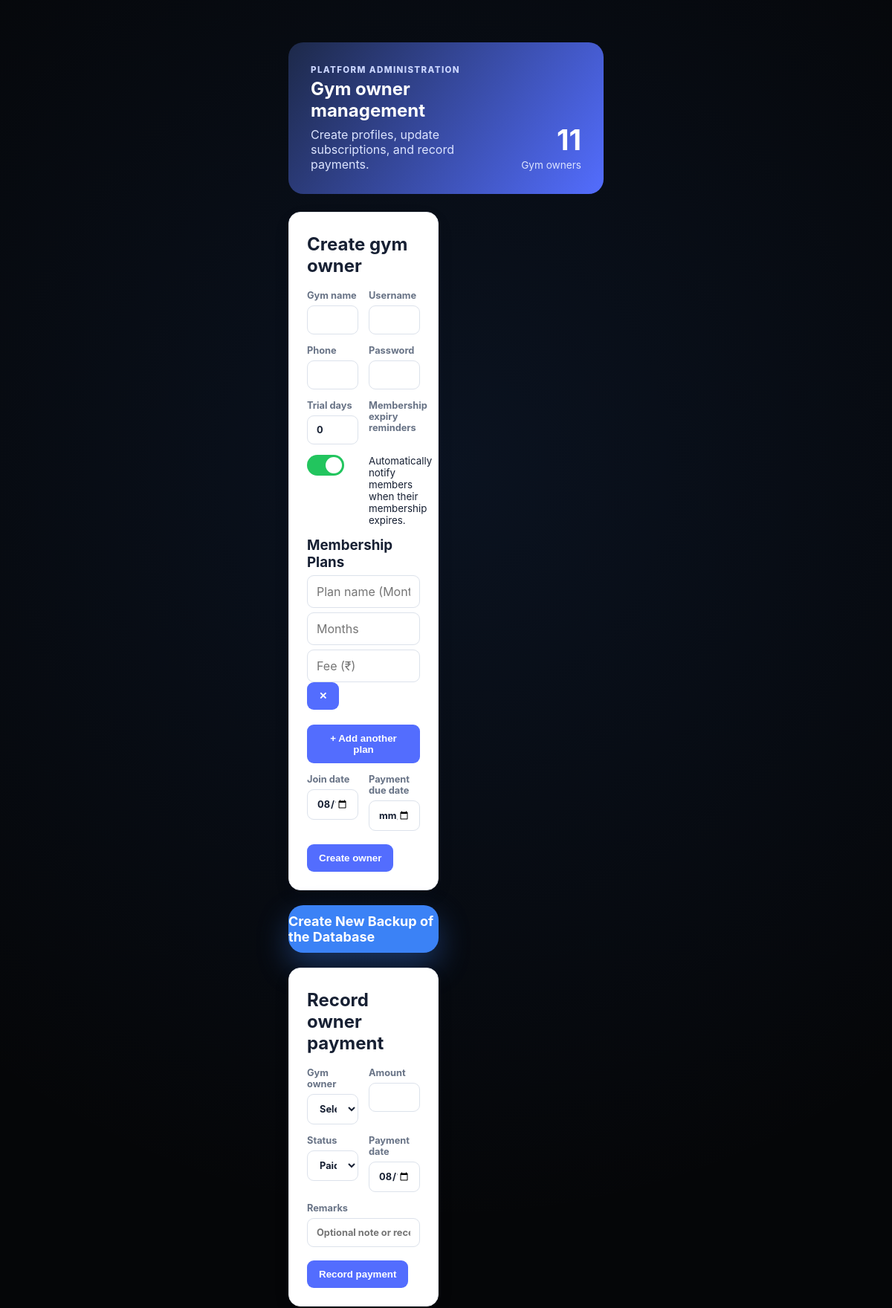
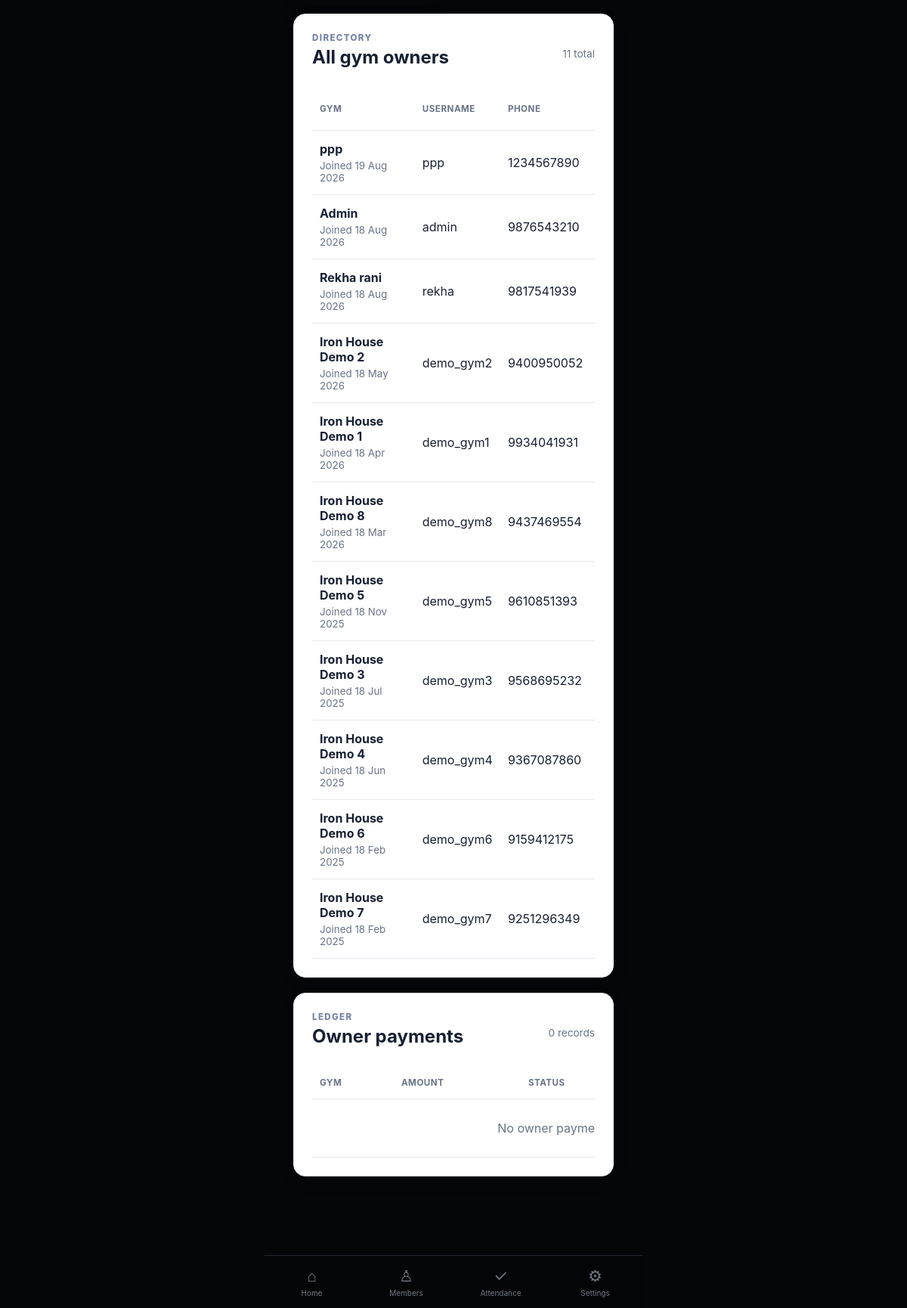
The page /admin (signed in) on the database as committed earlier (2 pictures, top to bottom).
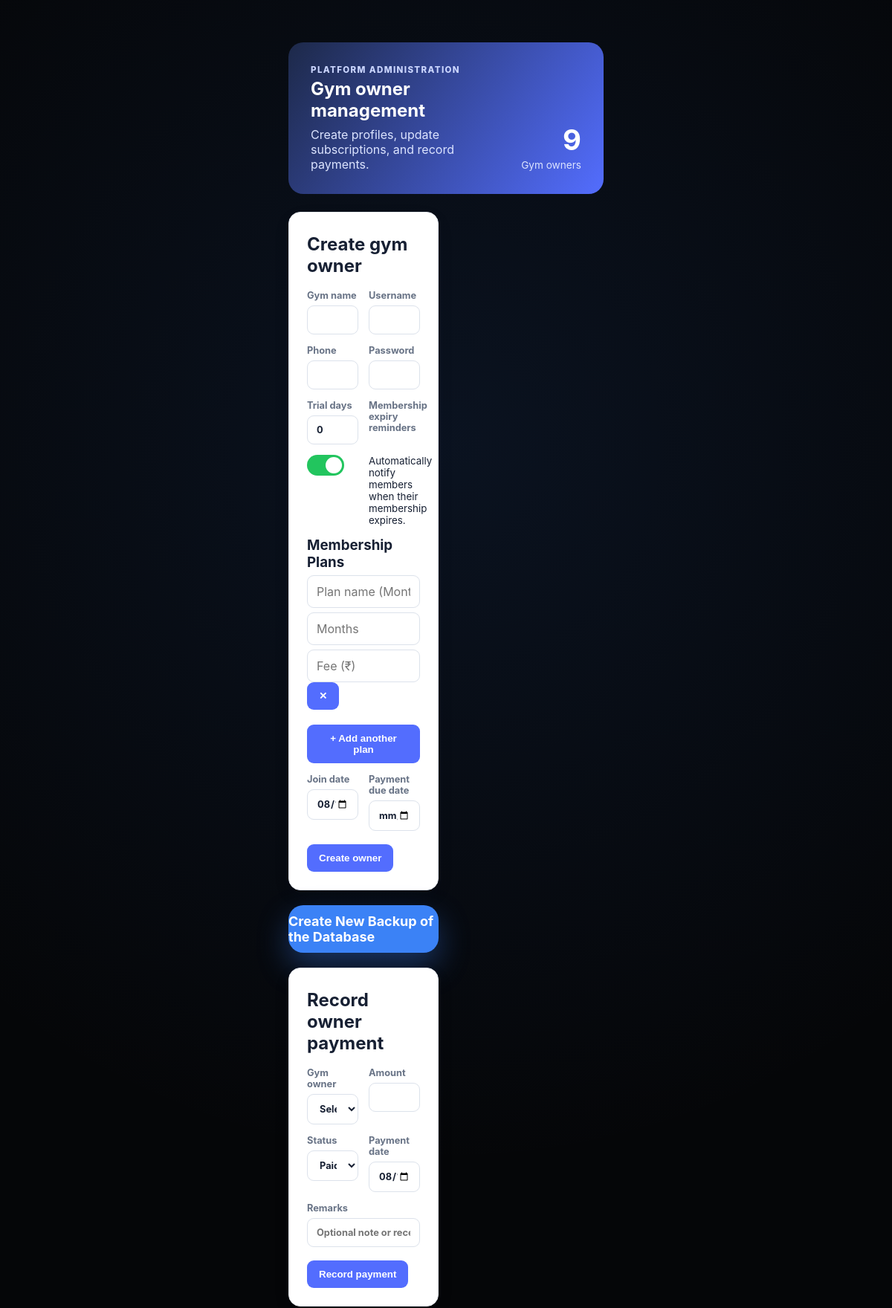
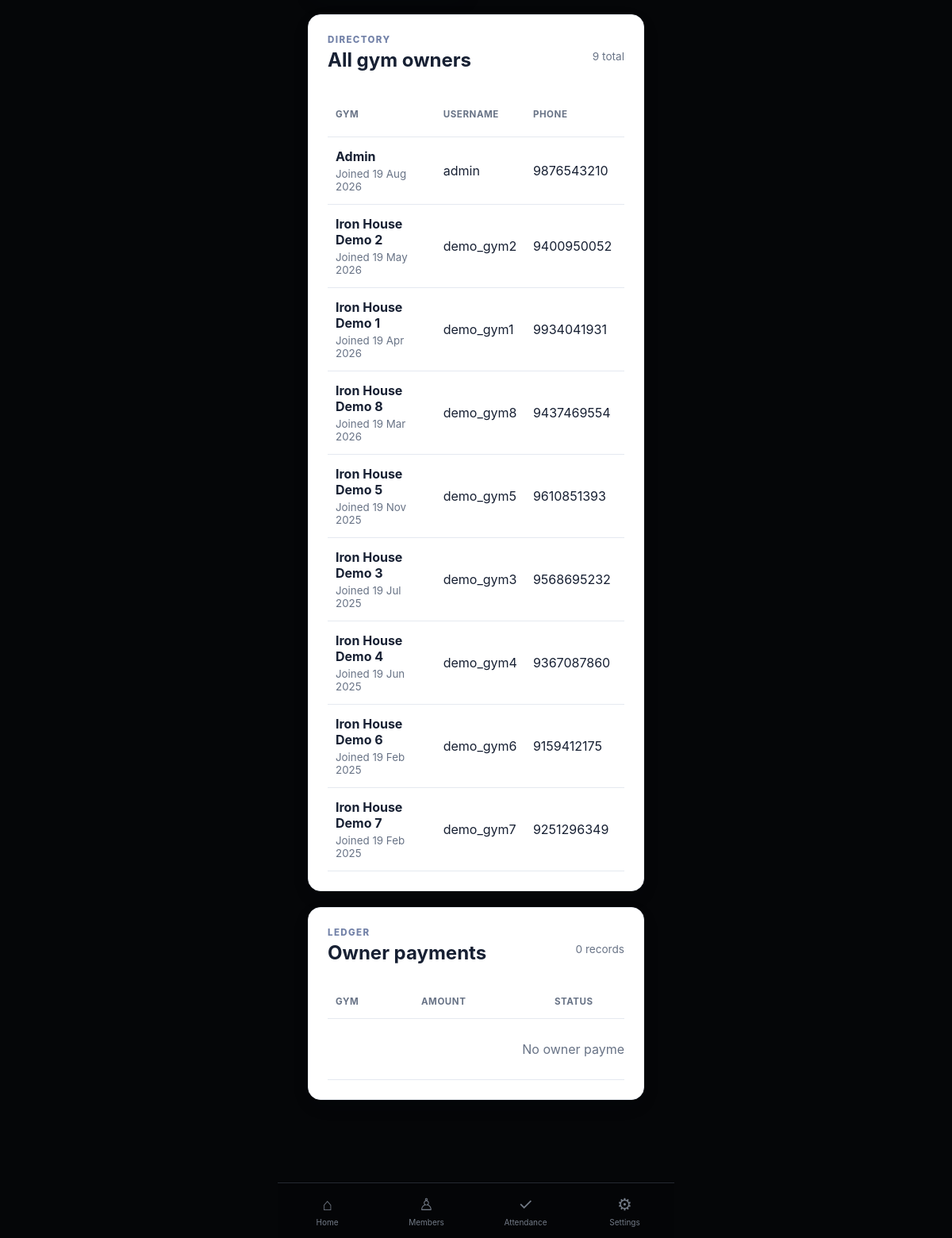
The same page on the database as committed later (2 pictures, top to bottom).
### models.py (models this page shows)
class GymOwner(UserMixin, db.Model):
    __tablename__ = "gym_owner"
    id = db.Column(db.Integer, primary_key=True)
    username = db.Column(db.String(50), unique=True, nullable=False)
    password_hash = db.Column(db.String(255), nullable=False)
    name = db.Column(db.String(100), nullable=False)
    phone = db.Column(db.String(15), nullable=False)
    join_date = db.Column(db.Date, default=date.today)
    payment_due_date = db.Column(db.Date)
    trial_days = db.Column(db.Integer, nullable=False, default=0)
    send_reminder = db.Column(db.Boolean, nullable=False, default=False)
    owner_payments = db.relationship(
        "OwnerPayment",
        backref="owner",
        lazy=True,
        cascade="all, delete-orphan"
    )
    members = db.relationship(
        "Member",
        backref="owner",
        lazy=True,
        cascade="all, delete-orphan"
    )
    plans = db.relationship(
        "MembershipPlan",
        backref="owner",
        lazy=True,
        cascade="all, delete-orphan"
    )

### routes/admin.py (the view)
@admin_bp.route("/admin", methods=["GET", "POST"])
@login_required
def admin():
    require_admin()
    return render_template("admin.html", active_page="admin", owners=GymOwner.query.order_by(GymOwner.join_date.desc()).all(), owner_payments=OwnerPayment.query.order_by(OwnerPayment.payment_date.desc()).all(), today=date.today())

### routes/admin.py (called while the page is built)
def require_admin():
    if current_user.username != config.admin["username"]:
        abort(403)

### templates/admin.html (shortened to what this page needs)
{% extends "components/base.html" %}
{% block head %}
<link rel="stylesheet" href="{{ url_for('static', filename='css/admin.css') }}">{% endblock %}
{% block body %}
<main class="admin-page">
  <section class="admin-hero">
    <div>
      <p class="eyebrow">Platform administration</p>
      <h1>Gym owner management</h1>
      <p>Create profiles, update subscriptions, and record payments.</p>
    </div>
    <div class="admin-stat"><strong>{{ owners|length }}</strong><span>Gym owners</span></div>
  </section>
  <section class="admin-grid">
    <form class="panel form-panel" action="{{ url_for('admin.create_owner') }}" method="post">
      <h2>Create gym owner</h2>
      <div class="form-grid">
        <label>Gym name<input name="name" required maxlength="100"></label>
        <label>Username<input name="username" required maxlength="50" autocomplete="username"></label>
        <label>Phone<input name="phone" required maxlength="15" inputmode="tel"></label>
        <label>Password<input name="password" required minlength="8" type="password"
            autocomplete="new-password"></label>
        <label>Trial days<input name="trial_days" type="number" min="0" value="0" required
            inputmode="numeric"></label>
        <label for="send_reminder">Membership expiry reminders</label>
        <label class="switch">
            <span class="slider"></span>
        </label>
        <small>Automatically notify members when their membership expires.</small>
        <div class="wide">
          <h3>Membership Plans</h3>
          <div id="plans-container">
            <div class="plan-row">
              <input type="text" name="plan_name[]" placeholder="Plan name (Monthly)" required>
              <input type="number" name="plan_duration[]" placeholder="Months" min="1" required>
              <input type="number" name="plan_fee[]" placeholder="Fee (₹)" min="1" required>
              <button type="button" onclick="removePlan(this)">✕</button>
            </div>
            <br>
          </div>
          <button type="button" id="add-plan-btn">
            + Add another plan
          </button>
        </div>
        <label>Join date<input name="join_date" type="date" value="{{ today.isoformat() }}"
            required></label><label>Payment due date<input name="payment_due_date" type="date"></label>
      </div><button type="submit">Create owner</button>
    </form>
    <br>
    <a href="{{url_for('admin.create_backup')}}" class="primary-btn">Create New Backup of the Database</a>
    <br>
    <form class="panel form-panel" action="{{ url_for('admin.create_owner_payment') }}" method="post">
      <h2>Record owner payment</h2>
      <div class="form-grid"><label>Gym owner<select name="owner_id" required>
            <option value="" disabled selected>Select an owner</option>
          </select></label><label>Amount<input name="amount" type="number" min="1" required
            inputmode="numeric"></label><label>Status<select name="status">
            <option>Paid</option>
          </select></label><label>Payment date<input name="payment_date" type="date" value="{{ today.isoformat() }}"
            required></label><label class="wide">Remarks<input name="remarks" maxlength="500"
            placeholder="Optional note or receipt number"></label></div><button type="submit">Record payment</button>
    </form>
  </section>
  <section class="panel table-panel">
    <div class="panel-title">
      <div>
        <p class="eyebrow">Directory</p>
        <h2>All gym owners</h2>
      </div><span>{{ owners|length }} total</span>
    </div>
    <div class="table-scroll">
      <table>
        <thead>
          <tr>
            <th>Gym</th>
            <th>Username</th>
            <th>Phone</th>
            <th>Trial</th>
          </tr>
        </thead>
        <tbody>{% for owner in owners %}<tr>
            <td><strong>{{ owner.name }}</strong><small>Joined {{ owner.join_date.strftime('%d %b %Y') }}</small></td>
            <td>{{ owner.username }}</td>
            <td>{{ owner.phone }}</td>
            <td><span class="pill">{{ owner.trial_days }} day{% if owner.trial_days != 1 %}s{% endif %}</span></td>
          </tr>{% else %}<tr>
            <td colspan="6" class="empty">No gym-owner profiles yet.</td>
          </tr>{% endfor %}</tbody>
      </table>
    </div>
  </section>
  <section class="panel table-panel">
    <div class="panel-title">
      <div>
        <p class="eyebrow">Ledger</p>
        <h2>Owner payments</h2>
      </div><span>{{ owner_payments|length }} records</span>
    </div>
    <div class="table-scroll">
      <table>
        <thead>
          <tr>
            <th>Gym</th>
            <th>Amount</th>
            <th>Status</th>
          </tr>
        </thead>
        <tbody>{% for payment in owner_payments %}<tr>
            <td><strong>{{ payment.owner.name }}</strong><small>{{ payment.owner.username }}</small></td>
            <td>₹{{ '{:,.0f}'.format(payment.amount) }}</td>
            <td><span class="status {{ payment.status|lower }}">{{ payment.status }}</span></td>
            <td>{{ payment.payment_date.strftime('%d %b %Y') }}</td>
            <td>{{ payment.remarks or '—' }}</td>
          </tr>{% else %}<tr>
            <td colspan="5" class="empty">No owner payments recorded.</td>
          </tr>{% endfor %}</tbody>
      </table>
    </div>
  </section>
</main>
{% endblock %}

### templates/components/base.html (shortened to what this page needs)
<!doctype html>
<html lang="en">
<head>
  <link rel="stylesheet" href="{{ url_for('static', filename='css/navbar.css') }}">
  <link rel="stylesheet" href="{{ url_for('static', filename='css/base.css') }}">
  {% block head %}{% endblock %}
</head>
<body>
  <div class="app">
    {% block body %}{% endblock %}
  </div>
  {% include "components/navbar.html" %}
</body>
</html>

### templates/components/navbar.html
  <nav class="bottom-nav">
    <a href="/" class="nav-item {% if active_page == 'home' %}active{% endif %}">
      <div class="nav-icon">⌂</div>
      <span> Home </span>
    </a>
    <a href="{{ url_for('members.members') }}" class="nav-item {% if active_page == 'members' %}active{% endif %}">
      <div class="nav-icon">♙</div>
      <span> Members </span>
    </a>
    <a href="{{ url_for('members.attendance') }}" class="nav-item {% if active_page == 'attendance' %}active{% endif %}">
      <div class="nav-icon">✓</div>
      <span> Attendance </span>
    </a>
    <a href="{{ url_for('settings.settings') }}" class="nav-item {% if active_page == 'settings' %}active{% endif %}">
      <div class="nav-icon">⚙</div>
      <span> Settings </span>
    </a>
  </nav>

### static/css/navbar.css (style rules this page uses)
.bottom-nav { position: fixed; z-index: 100; left: 0; right: 0; bottom: 0; max-width: 500px; height: 70px; margin: auto; background: var(--navbg); border-top: 1px solid var(--cardborder); backdrop-filter: blur(18px); display: flex; justify-content: space-around; }
.nav-item { width: 25%; border: none; background: transparent; color: var(--muted); display: flex; flex-direction: column; justify-content: center; align-items: center; gap: 4px; position: relative; cursor: pointer; text-decoration: none; }
.nav-icon { font-size: 21px; }
.nav-item span { font-size: 10px; }

### static/css/base.css (style rules this page uses)
* { margin: 0; padding: 0; box-sizing: border-box; -webkit-tap-highlight-color: transparent; }
:root { --bg: #050608; --white: #f5f7fa; --muted: #737b87; --blue: #3b82f6; --green: #22c55e; --border: #20242b; --card: #0c0f12; --card2: #050505; --card3: #000000; --activity: #11151a; --navbg: rgba(5, 6, 8, 0.94); --iconbg: #15191e; --line: #1c2127; --cardborder: #242931; }
html { background: var(--bg); }
body { background: radial-gradient(circle at 50% 18%, rgba(59, 130, 246, 0.1), transparent 35%), var(--bg); color: var(--white); transition: background 0.35s, color 0.35s; font-family: -apple-system, BlinkMacSystemFont, "Segoe UI", Roboto, Arial, sans-serif; min-height: 100vh; overflow-x: hidden; }
.app { width: 100%; max-width: 500px; margin: auto; padding: 25px 18px 110px; }

### static/css/admin.css (style rules this page uses)
:root { --admin-ink: #172033; --admin-muted: #687386; --admin-line: #e5e9f0; --admin-brand: #536dfe; }
.admin-page { max-width: 1240px; margin: 0 auto; padding: 32px 20px 64px; color: var(--admin-ink) }
.admin-hero { display: flex; justify-content: space-between; gap: 24px; align-items: end; padding: 30px; border-radius: 20px; color: #fff; background: linear-gradient(125deg, #1d2949, #536dfe); margin-bottom: 24px }
.admin-hero h1, .panel h2 { margin: 4px 0 8px }
.admin-hero p { margin: 0; color: #dce4ff }
.eyebrow { margin: 0; color: #7382a8; font-size: .72rem; font-weight: 800; letter-spacing: .12em; text-transform: uppercase }
.admin-hero .eyebrow { color: #cbd6ff }
.admin-stat { text-align: right; white-space: nowrap }
.admin-stat strong { display: block; font-size: 2.4rem }
.admin-stat span { color: #dce4ff; font-size: .85rem }
.admin-grid { display: grid; grid-template-columns: repeat(2, minmax(0, 1fr)); gap: 20px; margin-bottom: 20px }
.panel { background: #fff; border: 1px solid var(--admin-line); border-radius: 16px; padding: 24px; box-shadow: 0 8px 26px rgb(28 38 65 / .05) }
.form-grid { display: grid; grid-template-columns: repeat(2, minmax(0, 1fr)); gap: 14px; margin: 18px 0 }
.form-grid label { color: var(--admin-muted); font-size: .8rem; font-weight: 700 }
.form-grid input, .form-grid select { box-sizing: border-box; width: 100%; margin-top: 6px; padding: 11px 12px; border: 1px solid #dce2eb; border-radius: 9px; background: #fff; color: var(--admin-ink); font: inherit }
.form-grid .wide { grid-column: 1/-1 }
button { border: 0; border-radius: 9px; padding: 11px 16px; cursor: pointer; color: #fff; background: var(--admin-brand); font-weight: 800 }
.table-panel { margin-top: 20px }
.panel-title { display: flex; justify-content: space-between; align-items: center; margin-bottom: 18px }
.panel-title>span { color: var(--admin-muted); font-size: .85rem }
.table-scroll { overflow-x: auto }
table { width: 100%; min-width: 720px; border-collapse: collapse }
th { color: var(--admin-muted); font-size: .72rem; letter-spacing: .05em; text-transform: uppercase; text-align: left }
td, th { border-bottom: 1px solid var(--admin-line); padding: 14px 10px }
td small { display: block; color: var(--admin-muted); margin-top: 4px }
.empty { text-align: center; color: var(--admin-muted); padding: 28px }
.primary-btn { display:flex; justify-content:center; align-items:center; width:100%; height:64px; font-size:18px; font-weight:700; border-radius:20px; background:var(--blue); color:white; text-decoration:none; box-shadow: 0 18px 40px rgba(59,130,246,.35); transition:.18s; }
.switch { position: relative; display: inline-block; width: 50px; height: 28px; }
.slider { position: absolute; cursor: pointer; inset: 0; background-color: #777; border-radius: 28px; transition: 0.3s; }
.slider::before { content: ""; position: absolute; height: 22px; width: 22px; left: 3px; bottom: 3px; background-color: white; border-radius: 50%; transition: 0.3s; }
.switch input:checked + .slider { background-color: #22c55e; }
.switch input:checked + .slider::before { transform: translateX(22px); }

Rows that differ between the two databases and show on the page:
removed GymOwner: name "ppp", join_date "19 Aug 2026", username "ppp", phone "1234567890"
removed GymOwner: name "Rekha rani", join_date "18 Aug 2026", username "rekha", phone "9817541939"
changed GymOwner "Admin": join_date "18 Aug 2026" → "19 Aug 2026"
changed GymOwner "Iron House Demo 2": join_date "18 May 2026" → "19 May 2026"
changed GymOwner "Iron House Demo 1": join_date "18 Apr 2026" → "19 Apr 2026"
changed GymOwner "Iron House Demo 8": join_date "18 Mar 2026" → "19 Mar 2026"
changed GymOwner "Iron House Demo 5": join_date "18 Nov 2025" → "19 Nov 2025"
changed GymOwner "Iron House Demo 3": join_date "18 Jul 2025" → "19 Jul 2025"
changed GymOwner "Iron House Demo 4": join_date "18 Jun 2025" → "19 Jun 2025"
changed GymOwner "Iron House Demo 6": join_date "18 Feb 2025" → "19 Feb 2025"
changed GymOwner "Iron House Demo 7": join_date "18 Feb 2025" → "19 Feb 2025"
Other text that changed with them:
{{ owners|length }}: "11" → "9"
